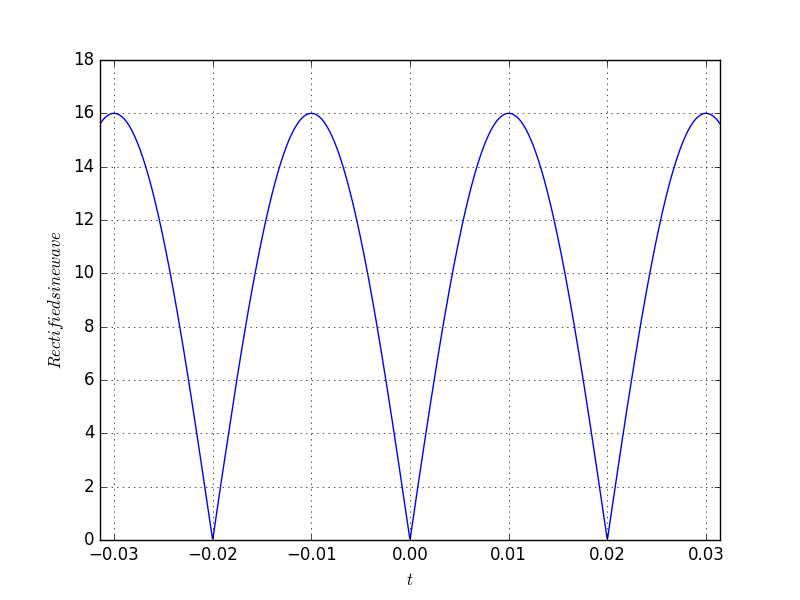

The script that drew this image:
import numpy as np
import matplotlib.pyplot as plt
import cmath


T_0 = 0.01                                     # defining amplitude, frequency, no. of terms 
T = 0.02
f = 1/T
A = 16      
r = 100
g = 0

t = np.linspace(-0.01*np.pi, 0.01*np.pi,100000)

for n in range(-r,r):
	if n == 0:
		g = g +  2.0*A/np.pi;
	else:
		print n
		an = (-2.0*A/np.pi)*(1.0/(4*n*n-1))    # finding an for each n
		cos = np.cos(n*2*np.pi*f*t)
		g = g + an*cos                         # adding the fourier series terms


plt.plot(t,g)                                  # plotting the output
plt.grid ()
plt.xlabel('$t$')
plt.xlim(-0.01*np.pi,0.01*np.pi)
plt.ylabel('$Rectified sine wave$')
plt.show()
